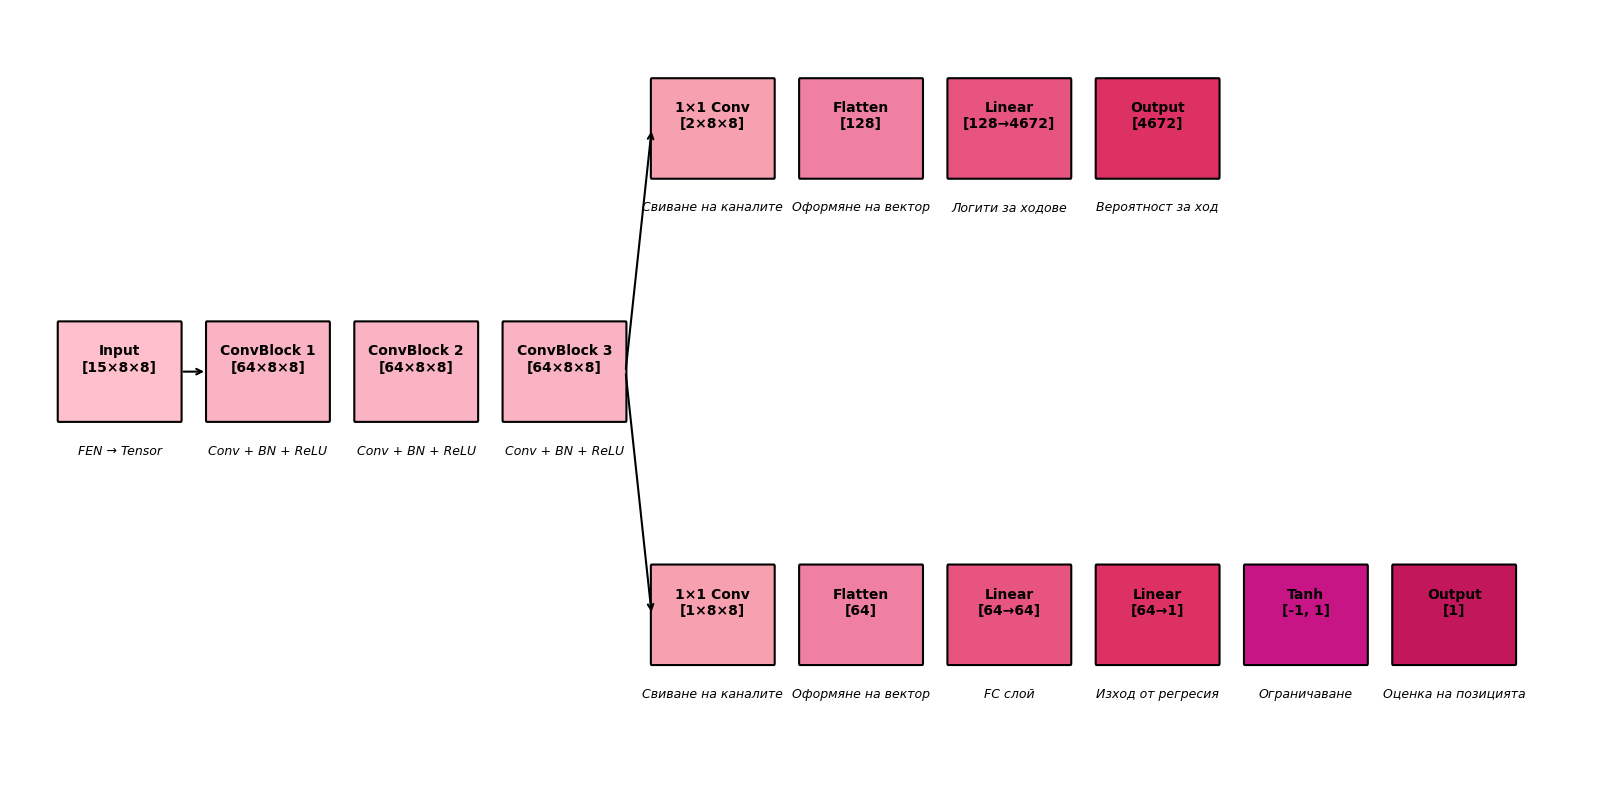

Python code for this plot:
import matplotlib.pyplot as plt
from matplotlib.patches import FancyBboxPatch


def draw_box(ax, label, desc, xy, width=2.8, height=1.2, color='#ffc0cb'):
    box = FancyBboxPatch((xy[0], xy[1]), width, height,
                         boxstyle="round,pad=0.02", edgecolor='black',
                         facecolor=color, linewidth=1.5)
    ax.add_patch(box)
    ax.text(xy[0] + width / 2, xy[1] + height / 2 + 0.15,
            label, ha='center', va='center', fontsize=10, weight='bold')
    ax.text(xy[0] + width / 2, xy[1] - 0.3, desc,
            ha='center', va='top', fontsize=9, style='italic')


def plot_full_alphazero_architecture():
    fig, ax = plt.subplots(figsize=(16, 8))
    ax.axis('off')

    x_start = 0
    y_center = 0
    gap_x = 3.4

    draw_box(ax, "Input\n[15×8×8]", "FEN → Tensor", (x_start, y_center))

    encoder_x = x_start + gap_x
    for i in range(3):
        draw_box(
            ax,
            f"ConvBlock {i+1}\n[64×8×8]",
            "Conv + BN + ReLU",
            (encoder_x + i * gap_x, y_center),
            color='#f9b3c2'
        )

    encoder_out_x = encoder_x + 3 * gap_x

    # Policy Head
    policy_y = y_center + 3
    draw_box(ax, "1×1 Conv\n[2×8×8]", "Свиване на каналите", (encoder_out_x, policy_y), color='#f7a1b0')
    draw_box(ax, "Flatten\n[128]", "Оформяне на вектор", (encoder_out_x + gap_x, policy_y), color='#f080a1')
    draw_box(ax, "Linear\n[128→4672]", "Логити за ходове", (encoder_out_x + 2 * gap_x, policy_y), color='#e75480')
    draw_box(ax, "Output\n[4672]", "Вероятност за ход", (encoder_out_x + 3 * gap_x, policy_y), color='#de3163')

    # Value Head
    value_y = y_center - 3
    draw_box(ax, "1×1 Conv\n[1×8×8]", "Свиване на каналите", (encoder_out_x, value_y), color='#f7a1b0')
    draw_box(ax, "Flatten\n[64]", "Оформяне на вектор", (encoder_out_x + gap_x, value_y), color='#f080a1')
    draw_box(ax, "Linear\n[64→64]", "FC слой", (encoder_out_x + 2 * gap_x, value_y), color='#e75480')
    draw_box(ax, "Linear\n[64→1]", "Изход от регресия", (encoder_out_x + 3 * gap_x, value_y), color='#de3163')
    draw_box(ax, "Tanh\n[-1, 1]", "Ограничаване", (encoder_out_x + 4 * gap_x, value_y), color='#c71585')
    draw_box(ax, "Output\n[1]", "Оценка на позицията", (encoder_out_x + 5 * gap_x, value_y), color='#c2185b')

    # Стрелки
    def arrow(from_xy, to_xy):
        ax.annotate("",
                    xy=to_xy,
                    xytext=from_xy,
                    arrowprops=dict(arrowstyle="->", lw=1.5))

    arrow((x_start + 2.8, y_center + 0.6), (encoder_x, y_center + 0.6))
    arrow((encoder_out_x - 0.6, y_center + 0.6), (encoder_out_x, policy_y + 0.6))
    arrow((encoder_out_x - 0.6, y_center + 0.6), (encoder_out_x, value_y + 0.6))

    ax.set_xlim(-1, encoder_out_x + 6 * gap_x + 1)
    ax.set_ylim(value_y - 1.5, policy_y + 2)
    plt.tight_layout()
    plt.show()


plot_full_alphazero_architecture()
